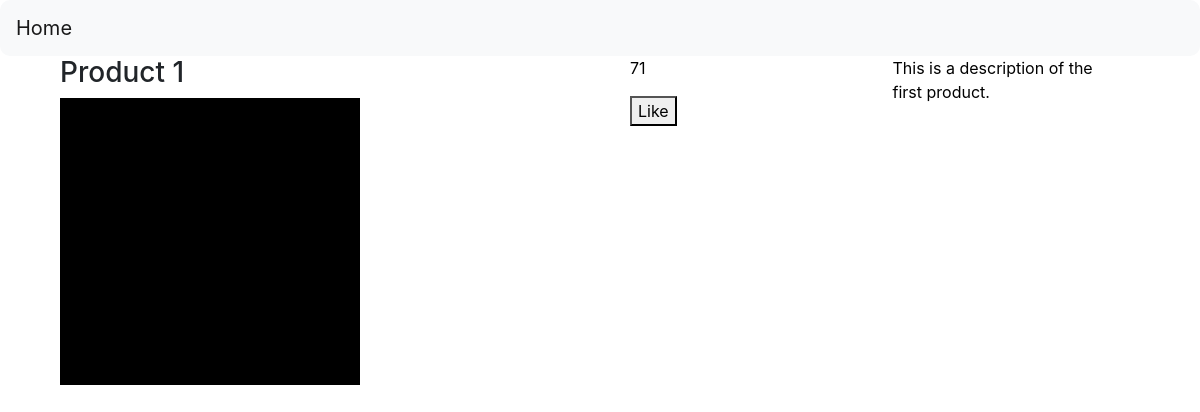
/item/1, run on an earlier commit of the app's database.
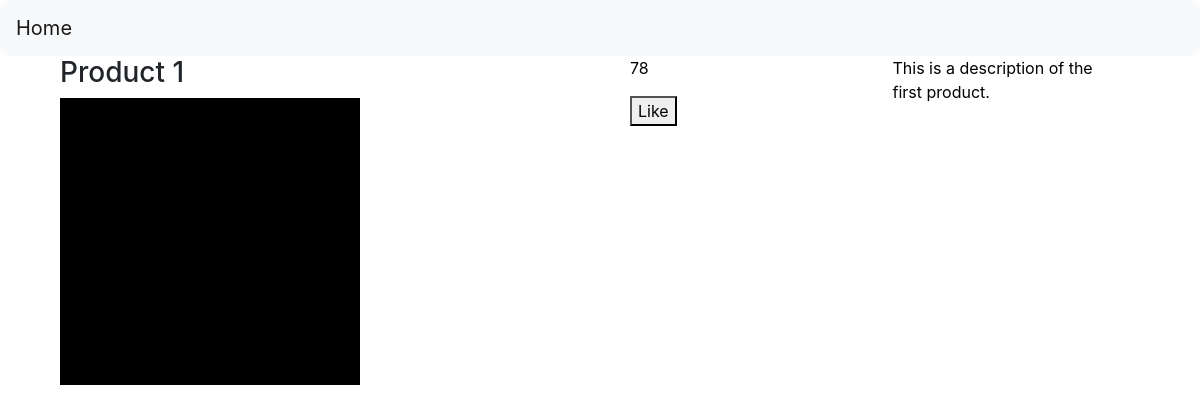
And on a later commit of the database.
### tables this page shows
CREATE TABLE products(
  id INTEGER NOT NULL PRIMARY KEY,
  title VARCHAR(255),
  descr VARCHAR(2000),
  product_image VARCHAR(500),
  price FLOAT,
  likes INTEGER
);

### app.py (the view, shortened to what this page needs)
@app.route('/item/<string:id>', methods=['GET','POST'])
def item(id):
    conn = sql.connect("productsdb.sqlite")
    conn.row_factory = sql.Row
    itemsql = '''SELECT * FROM products WHERE id = ?'''
    cur = conn.cursor()
    cur.execute(itemsql, id)
    this_item = cur.fetchall()
    currentUser = "test1"
    return render_template('/item.html', this_item = this_item, id = id, currentUser=currentUser)

### templates/item.html (shortened to what this page needs)
<!DOCTYPE html>
<html lang="en">
<head>
    <link rel="stylesheet" href="/static/css/styles.css">
    <link rel="stylesheet" href="https://stackpath.bootstrapcdn.com/bootstrap/4.3.1/css/bootstrap.min.css">
</head>
<body>
    <nav class="navbar navbar-light bg-light">
        <a class="navbar-brand" href="/">Home</a>
    </nav>
    <div class="container">
        <div class="row">
            <div class="col-lg-12">
                {% for selectitem in this_item %}
                <form action="{{url_for('item', id=selectitem['id'])}}" method="POST">
                    <div class="container">
                        <div class="row">
                            <div class="col-sm-6">
                                <h3>{{selectitem['title']}}</h3>
                                <img src="/static/img/{{selectitem['product_image']}}">
                            </div>
                            <div class="col-sm-6">
                                <div class="container">
                                    <div class="row">
                                        <div class="col-sm-6">
                                            <p>{{selectitem['likes']}}</p>
                                            <button name="likes" value="upvote">Like</button>
                                        </div>
                                        <div class="col-sm-6">
                                            <p>{{selectitem['descr']}}</p>
                                        </div>
                                    </div>
                                </div>
                            </div>
                        </div>
                    </div>
                </form>
                {% endfor %}
            </div>
        </div>
    </div>
</body>
</html>

### static/css/styles.css (style rules this page uses)
body { background-color: black; }
p { color: black; }
nav { background-color: white; border-radius: 10px; padding: 20px; }

What changed in the data, as far as the page shows it:
changed products "Product 1": likes "71" → "78"
